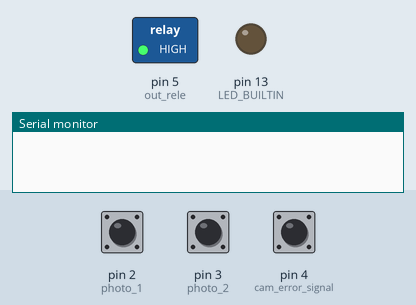
This program was run on a simulated Arduino Nano, built with avr-gcc and run on an emulated ATmega328P. On the bench: switched loads named in the program (green lamp = pin HIGH), output pins drawn as LEDs (lit = HIGH), the last lines printed to the serial monitor. Inputs (shaded band) come from the test bench; at power-on: pin 2 (photo_1) HIGH, pin 3 (photo_2) HIGH, pin 4 (cam_error_signal) HIGH.

Above: at 1.2 s.
1.3 s: pin 2 (photo_1) pulled LOW for 1 s
5.0 s: pin 3 (photo_2) pulled LOW for 1 s
At 5.6 s:
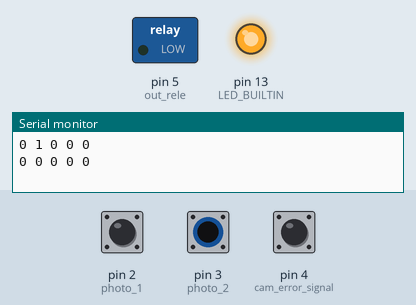
7.5 s: pin 3 (photo_2) pulled LOW for 1 s
Timing chart, 0 to 10.5 s (numbered marks = the images above; inputs shaded):
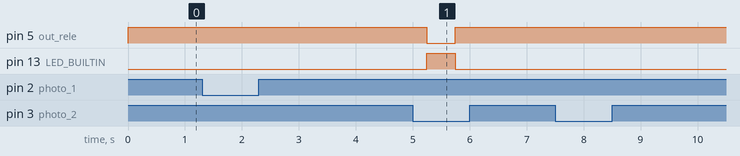

Measured:
- after the input at 5.0 s, pin 5 (out_rele): HIGH → LOW after 0.25 s, → HIGH 0.50 s later; pin 13 (LED_BUILTIN): LOW → HIGH after 0.25 s, → LOW 0.50 s later

The program:

main.cpp
```cpp
#include <Arduino.h>
// ATTENTION!!! millis() 50 days!!! - need to fix
#define CAMERA_WAIT_TIMEOUT  (uint16_t)2000 // ms
#define CAM_NO_ERR    (uint8_t)1
#define CAM_ERR_SIG   (uint8_t)2

#define OUT_TIMEOUT   (uint16_t)500   // ms
#define BUFF_OK         (0)
#define BUFF_ERR_NULL   (-1)
#define BUFF_ERR_EMPTY  (-2)
#define BUFF_ERR_FULL   (-3)

int to_buffer(unsigned char * val);
int from_buffer(unsigned char * val);
void update_in(void);

int           buf_res;
unsigned int  sens1_ON, sens1_ON_old, sens1_old, sens1_cnt,
              sens2_ON, sens2_ON_old, sens2_old, sens2_cnt,
              sens_cam_ON, sens_cam_ON_old, sens_cam_old, sens_cam_cnt;
unsigned char camera_wait = 0, temp,
              camera_fix = 0, out_on,
              buff[5], buff_ind_write, buff_ind_read; // ring buffer
unsigned long camera_wait_time, out_time;

void setup() {
  Serial.begin(9600);
  pinMode(LED_BUILTIN, OUTPUT);
  pinMode(2, INPUT_PULLUP);   // photo 1
  pinMode(3, INPUT_PULLUP);   // photo 2
  pinMode(4, INPUT_PULLUP);   // cam error signal
  pinMode(5, OUTPUT);         // out rele
  digitalWrite(5, HIGH);      // invers, active low
  // init ring buffer
  buff_ind_write = 1;
  buff_ind_read = 1;
}

int to_buffer(unsigned char * val)
{
  unsigned char tmp = buff_ind_write + 1;
  if (tmp >= sizeof(buff)) tmp = 1;
  if (tmp == buff_ind_read)
    return BUFF_ERR_FULL;

  buff[buff_ind_write] = (*val);

  unsigned char temp = buff_ind_write + 1;
  if (temp >= sizeof(buff)) temp = 1;
  buff_ind_write = temp;

  return BUFF_OK;
}

int from_buffer(unsigned char * val)
{
  if (buff_ind_read == buff_ind_write)
    return BUFF_ERR_EMPTY;

  (*val) = buff[buff_ind_read];
  buff[buff_ind_read] = 0;

  unsigned char temp = buff_ind_read + 1;
  if (temp >= sizeof(buff)) temp = 1;
  buff_ind_read = temp;

  return BUFF_OK;
}

void update_in(void)
{
  static unsigned long debouns_millis;

  if (millis() > debouns_millis + 10) // 10 ms step
  {
    if (digitalRead(2) == 0)  // debounce photo sens1
    {
        if (sens1_old == 1)
        {
            if (sens1_cnt < 200) sens1_cnt++;
            if (sens1_cnt > 30) sens1_ON = 1; // 300 ms
        } else sens1_old = 1;
    } else
    {
      sens1_old = 0;
      sens1_ON_old = 0;
      sens1_cnt = 0;
      sens1_ON = 0;
    }

    if (digitalRead(3) == 0)  // debounce photo sens2
    {
        if (sens2_old == 1)
        {
            if (sens2_cnt < 200) sens2_cnt++;
            if (sens2_cnt > 30) sens2_ON = 1; // 300 ms
        } else sens2_old = 1;
    } else
    {
      sens2_old = 0;
      sens2_ON_old = 0;
      sens2_cnt = 0;
      sens2_ON = 0;
    }

    if (digitalRead(4) == 0)  // debounce cam error signal
    {
        if (sens_cam_old == 1)
        {
            if (sens_cam_cnt < 200) sens_cam_cnt++;
            if (sens_cam_cnt > 30) sens_cam_ON = 1; // 300 ms
        } else sens_cam_old = 1;
    } else
    {
      sens_cam_old = 0;
      sens_cam_ON_old = 0;
      sens_cam_cnt = 0;
      sens_cam_ON = 0;
    }
  }
}

void loop() {
// test buffer
/*
if (Serial.available() > 0)
  {
    unsigned char temp = (unsigned char)Serial.read();
    unsigned char temp2 = 0;
    Serial.println("");
    if (temp == '9')
    {
      Serial.print(buff_ind_read); Serial.print(":");
      Serial.println(from_buffer(&temp2));
      Serial.println(temp2);
      Serial.println(buff_ind_read);
    } else
    {
      Serial.print(buff_ind_write); Serial.print(":");
      Serial.println(to_buffer(&temp));
      Serial.println(buff_ind_write);
    }
    for (uint8_t i = 0; i < sizeof(buff); i++)
    {
      Serial.print(buff[i]);
      Serial.print(" ");
    }
    Serial.println("");
  }
*/

  update_in();

  if ((sens1_ON) && (sens1_ON_old == 0))
  {
    sens1_ON_old = 1;
    camera_wait = 1;
    camera_fix = 0;
    camera_wait_time = millis();
  } else
  if (sens1_ON == 0)
  {
  }

  if (camera_wait)
  {
    if ((sens_cam_ON) && (sens_cam_ON_old == 0))
    {
      sens_cam_ON_old = sens_cam_ON;

      temp = CAM_ERR_SIG;
      buf_res = to_buffer(&temp); // if cam error
      if (buf_res == BUFF_OK)
      {
        for (uint8_t i = 0; i < sizeof(buff); i++)
        {
          Serial.print(buff[i]);
          Serial.print(" ");
        }
        Serial.println("");
      } else
      {
        Serial.println(buf_res);
      }
      camera_fix = 1;
      camera_wait = 0;
    } else
    if (millis() > camera_wait_time + CAMERA_WAIT_TIMEOUT)
    {// stop waiting error signal from camera
      temp = CAM_NO_ERR;
      if (!camera_fix)
      {
        buf_res = to_buffer(&temp);  // no cam error
        if (buf_res == BUFF_OK)
        {
          for (uint8_t i = 0; i < sizeof(buff); i++)
          {
            Serial.print(buff[i]);
            Serial.print(" ");
          }
          Serial.println("");
        } else
        {
          Serial.println(buf_res);
        }
        camera_fix = 1;
      }
      camera_wait = 0;
    }
  }

  if ((sens2_ON) && (sens2_ON_old == 0))
  {
    sens2_ON_old = 1;
    buf_res = from_buffer(&temp);
    if (buf_res == BUFF_OK)
    {
      if (temp == CAM_NO_ERR)
      {
        digitalWrite(LED_BUILTIN, HIGH);
        digitalWrite(5, LOW);   // rele on
        out_time = millis();
        out_on = 1;
      } else
      {
        digitalWrite(LED_BUILTIN, LOW);
        digitalWrite(5, HIGH);   // rele off
        out_on = 1;
      }

      for (uint8_t i = 0; i < sizeof(buff); i++)
      {
        Serial.print(buff[i]);
        Serial.print(" ");
      }
      Serial.println("");
    } else
    {
      Serial.println(buf_res);
    }
  } else
  if (sens2_ON == 0)
  {
  }

  if (out_on)
  {
    if (millis() > out_time + OUT_TIMEOUT)
    {
      out_on = 0;
      digitalWrite(LED_BUILTIN, LOW);
      digitalWrite(5, HIGH);
    }
  }

}
```
